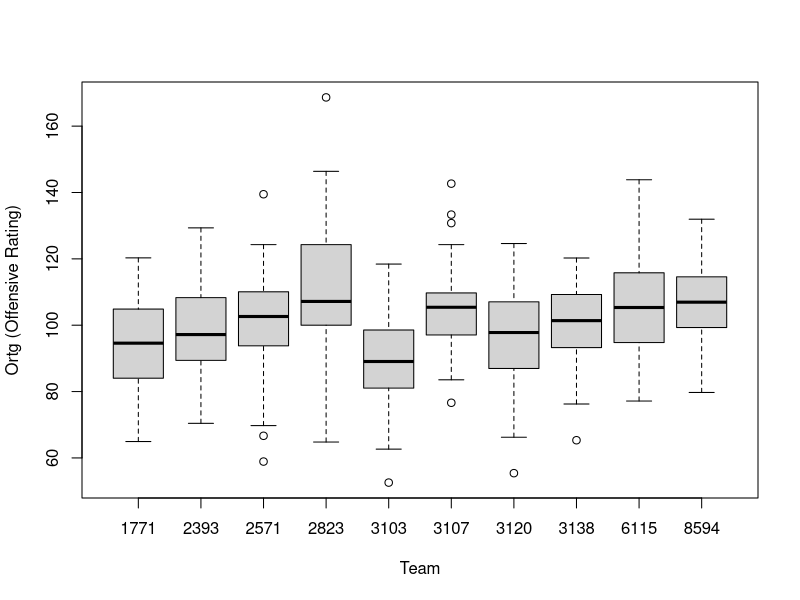
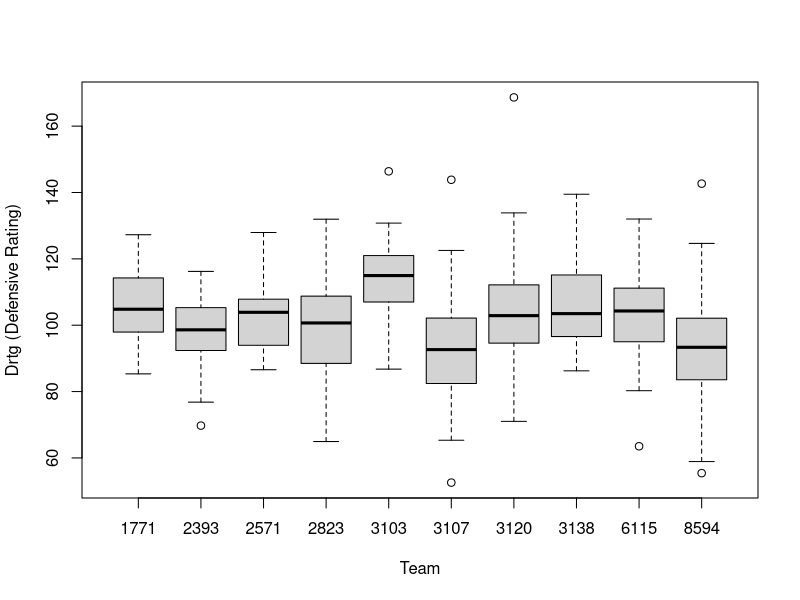
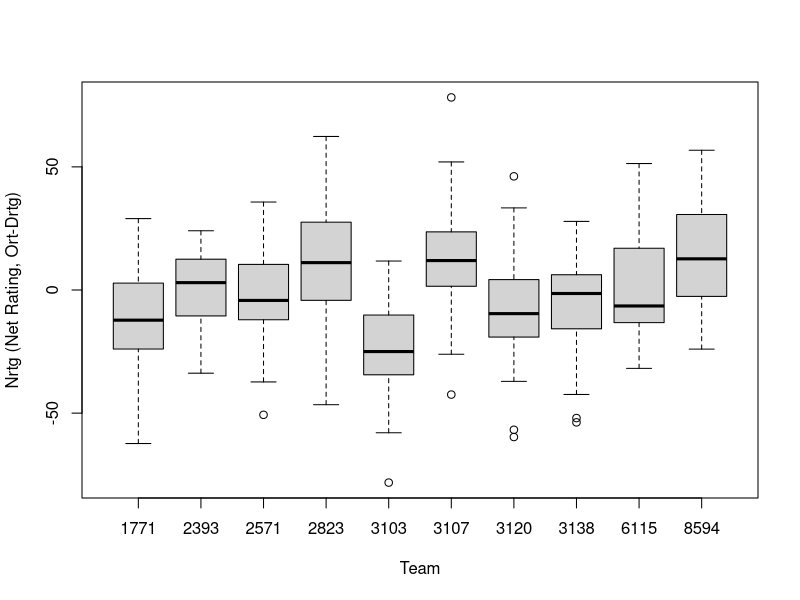
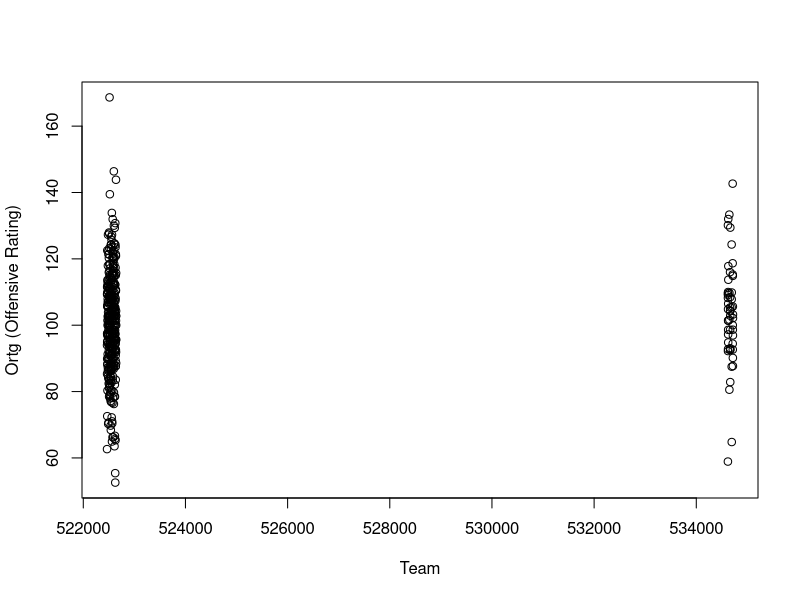

These figures' R source, in order:
# summary I keep for when doin a fully automated run;
# right now I'm only working interactively

#clear workspace?

library(sqldf)
sts <- read.csv2("./sources/heren_2010_2011.csv")

psData <- data.frame(sts$wed_ID, sts$plg_ID, sts$wed_UitPloeg, sts$wed_ThuisPloeg, 
                                sts$scu_FTA, sts$scu_FTM, sts$scu_FGA, sts$scu_FGM, sts$scu_3PM,  sts$scu_3PA, 
                                sts$scu_OffRebounds, sts$scu_DefRebounds, sts$scu_TurnOvers )
names(psData) <- sub("^sts.", "", names(psData))        # hack - remove prefixes to maintain identical column names for merge
                 
games <- sqldf("select wed_ID from sts group by wed_ID")
teams <- sqldf(paste("select plg_ID, thuis_club from sts",
                     "where plg_ID = wed_ThuisPloeg",
                     "group by plg_ID, thuis_club"))

# order statstsraw
#sts <- sts[order(sts$wed_ID, statlinesraw$wed_ThuisPloeg, statlinesraw$wed_UitPloeg),]

sqlThuis <- paste("select wed_ID, plg_ID, wed_UitPloeg, wed_ThuisPloeg, ", 
                  "max(wed_TeamOffRebThuis) as scu_OffRebounds, ",
                  "max(wed_TeamDefRebThuis) as scu_DefRebounds, ", 
                  "max(wed_TeamTurnOverThuis) as scu_TurnOvers ",
                  "from sts where plg_Id=wed_ThuisPloeg group by wed_Id, plg_ID, wed_UitPloeg, wed_ThuisPloeg")
stsThuis <- sqldf(sqlThuis)

# add zeros for missing columns
missingCols <- setdiff(names(psData), names(stsThuis))  # get missing cols
stsThuis[missingCols] <- 0                              # add to stsThuis, fill with 0 

sqlUit <- gsub("Thuis", "Uit", sqlThuis)
sqlUit <- gsub(", wed_UitPloeg, wed_UitPloeg,", ", wed_UitPloeg, wed_ThuisPloeg,", sqlThuis)  # bug fix :)
stsUit <- sqldf(sqlUit)
stsUit[missingCols] <- 0 

# merge the data frames to obtain a frame we can aggregate on by wed_ID and plg_ID
psData <- rbind(psData, stsThuis, stsUit)

# aggregate by game and team
agg <- aggregate(psData[5:13] , by=list(wed_ID=psData$wed_ID, plg_ID=psData$plg_ID, wed_UitPloeg=psData$wed_UitPloeg, wed_ThuisPloeg=psData$wed_ThuisPloeg), FUN=sum)

sqlGameLine = paste("select * from agg ",
                    "inner join agg opp on ",
                    "agg.wed_ID=opp.wed_ID and (",
                    "(agg.plg_ID = agg.wed_ThuisPloeg and opp.plg_ID = opp.wed_UitPloeg) or ",
                    "(agg.plg_ID = agg.wed_UitPloeg and opp.plg_ID = opp.wed_ThuisPloeg) ",
                    ")",
                    "order by wed_ID"
                    )

# pretify columns
gmStats <- sqldf(sqlGameLine)
nrCols <- dim(gmStats)[2]/2
oppCols <- paste("opp", names(gmStats)[nrCols+1:nrCols], sep="_")
names(gmStats)[nrCols+1:nrCols] <- oppCols
names(gmStats) <- sub("scu_", "", names(gmStats))
names(gmStats) <- sub("OffRebounds", "OR", names(gmStats))
names(gmStats) <- sub("DefRebounds", "DR", names(gmStats))
names(gmStats) <- sub("TurnOvers", "TO", names(gmStats))
names(gmStats) <- sub("3P", "FG3", names(gmStats))

gmStats <- transform(gmStats, 
                   pts = FTM + 2*FGM + 3*FG3M,
                   opp_pts =  opp_FTM + 2*opp_FGM + 3*opp_FG3M,
                   ps = TO + 0.4*FTA + (FGA + FG3A) - 1.07 * (FGA + FG3A - FGM - FG3M) * OR / (OR + opp_DR),
                   opp_ps = opp_TO + 0.4*opp_FTA + (opp_FGA + opp_FG3A) - 1.07 * (opp_FGA + opp_FG3A - opp_FGM - opp_FG3M) * opp_OR / (opp_OR + DR)
                   )

gmStats <- transform(gmStats,
                   avgps = round((ps + opp_ps) / 2),
                   WARNING = abs(ps-opp_ps) > 4.0)

gmStats <- transform(gmStats,
                     Ortg = 100 * pts / avgps,
                     Drtg = 100 * opp_pts / avgps,
                     Home =  plg_ID == wed_ThuisPloeg)

gmStats <- transform(gmStats,
                     Nrtg = Ortg - Drtg)

pdf("ratings.pdf")

boxplot(Ortg ~ plg_ID, data=gmStats, xlab="Team", ylab="Ortg (Offensive Rating)")
boxplot(Drtg ~ plg_ID, data=gmStats, xlab="Team", ylab="Drtg (Defensive Rating)")
boxplot(Nrtg ~ plg_ID, data=gmStats, xlab="Team", ylab="Nrtg (Net Rating, Ort-Drtg)")

dev.off()

pdf("streak.pdf")

plot(Ortg ~ wed_ID, data=gmStats, xlab="Team", ylab="Ortg (Offensive Rating)")

dev.off()



                 
